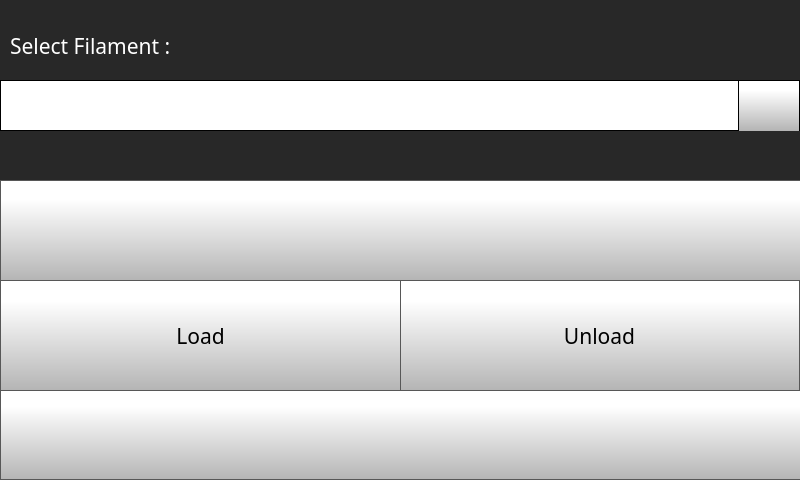
<?xml version="1.0" encoding="UTF-8"?>
<ui version="4.0">
 <class>Form</class>
 <widget class="QWidget" name="Form">
  <property name="geometry">
   <rect>
    <x>0</x>
    <y>0</y>
    <width>800</width>
    <height>480</height>
   </rect>
  </property>
  <property name="minimumSize">
   <size>
    <width>800</width>
    <height>480</height>
   </size>
  </property>
  <property name="maximumSize">
   <size>
    <width>800</width>
    <height>480</height>
   </size>
  </property>
  <property name="windowTitle">
   <string>Form</string>
  </property>
  <widget class="QStackedWidget" name="stackedWidget">
   <property name="geometry">
    <rect>
     <x>0</x>
     <y>0</y>
     <width>800</width>
     <height>480</height>
    </rect>
   </property>
   <property name="minimumSize">
    <size>
     <width>800</width>
     <height>480</height>
    </size>
   </property>
   <property name="maximumSize">
    <size>
     <width>800</width>
     <height>480</height>
    </size>
   </property>
   <property name="styleSheet">
    <string notr="true">background-color: rgb(40, 40, 40);
</string>
   </property>
   <property name="currentIndex">
    <number>0</number>
   </property>
   <widget class="QWidget" name="changeFilamentPage">
    <widget class="QPushButton" name="changeFilamentBackButton">
     <property name="geometry">
      <rect>
       <x>0</x>
       <y>389</y>
       <width>801</width>
       <height>91</height>
      </rect>
     </property>
     <property name="minimumSize">
      <size>
       <width>0</width>
       <height>0</height>
      </size>
     </property>
     <property name="font">
      <font>
       <family>Gotham</family>
       <pointsize>16</pointsize>
      </font>
     </property>
     <property name="styleSheet">
      <string notr="true">QPushButton {
     border: 1px solid rgb(87, 87, 87);
	background-color: qlineargradient(spread:pad, x1:0, y1:1, x2:0, y2:0.188, stop:0 rgba(180, 180, 180, 255), stop:1 rgba(255, 255, 255, 255));


}

QPushButton:pressed {
    background-color: qlineargradient(x1: 0, y1: 0, x2: 0, y2: 1,
                                      stop: 0 #dadbde, stop: 1 #f6f7fa);
}

QPushButton:flat {
    border: none; /* no border for a flat push button */
}

QPushButton:default {
    border-color: navy; /* make the default button prominent */
}

QPushButton:focus {
	outline: none;
}</string>
     </property>
     <property name="text">
      <string/>
     </property>
     <property name="icon">
      <iconset resource="../resources/resource.qrc">
       <normaloff>:/Navigation/img/Navigation/arrows-4.png</normaloff>:/Navigation/img/Navigation/arrows-4.png</iconset>
     </property>
     <property name="iconSize">
      <size>
       <width>70</width>
       <height>70</height>
      </size>
     </property>
     <property name="checkable">
      <bool>false</bool>
     </property>
     <property name="autoDefault">
      <bool>false</bool>
     </property>
     <property name="default">
      <bool>false</bool>
     </property>
     <property name="flat">
      <bool>false</bool>
     </property>
    </widget>
    <widget class="QPushButton" name="changeFilamentUnloadButton">
     <property name="geometry">
      <rect>
       <x>399</x>
       <y>280</y>
       <width>401</width>
       <height>111</height>
      </rect>
     </property>
     <property name="font">
      <font>
       <family>Gotham</family>
       <pointsize>16</pointsize>
      </font>
     </property>
     <property name="styleSheet">
      <string notr="true">QPushButton {
     border: 1px solid rgb(87, 87, 87);
	background-color: qlineargradient(spread:pad, x1:0, y1:1, x2:0, y2:0.188, stop:0 rgba(180, 180, 180, 255), stop:1 rgba(255, 255, 255, 255));


}

QPushButton:pressed {
    background-color: qlineargradient(x1: 0, y1: 0, x2: 0, y2: 1,
                                      stop: 0 #dadbde, stop: 1 #f6f7fa);
}

QPushButton:flat {
    border: none; /* no border for a flat push button */
}

QPushButton:default {
    border-color: navy; /* make the default button prominent */
}

QPushButton:focus {
	outline: none;
}</string>
     </property>
     <property name="text">
      <string>Unload</string>
     </property>
     <property name="icon">
      <iconset resource="../resources/resource.qrc">
       <normaloff>:/Icons/img/icons/unload.png</normaloff>:/Icons/img/icons/unload.png</iconset>
     </property>
     <property name="iconSize">
      <size>
       <width>70</width>
       <height>70</height>
      </size>
     </property>
    </widget>
    <widget class="QLabel" name="selectFilamentlabel">
     <property name="geometry">
      <rect>
       <x>10</x>
       <y>30</y>
       <width>431</width>
       <height>31</height>
      </rect>
     </property>
     <property name="font">
      <font>
       <family>Gotham</family>
       <pointsize>16</pointsize>
       <weight>50</weight>
       <bold>false</bold>
      </font>
     </property>
     <property name="styleSheet">
      <string notr="true">color: rgb(255, 255, 255);</string>
     </property>
     <property name="text">
      <string>Select Filament :</string>
     </property>
    </widget>
    <widget class="QPushButton" name="changeFilamentLoadButton">
     <property name="geometry">
      <rect>
       <x>0</x>
       <y>280</y>
       <width>401</width>
       <height>111</height>
      </rect>
     </property>
     <property name="font">
      <font>
       <family>Gotham</family>
       <pointsize>16</pointsize>
      </font>
     </property>
     <property name="styleSheet">
      <string notr="true">QPushButton {
     border: 1px solid rgb(87, 87, 87);
	background-color: qlineargradient(spread:pad, x1:0, y1:1, x2:0, y2:0.188, stop:0 rgba(180, 180, 180, 255), stop:1 rgba(255, 255, 255, 255));


}

QPushButton:pressed {
    background-color: qlineargradient(x1: 0, y1: 0, x2: 0, y2: 1,
                                      stop: 0 #dadbde, stop: 1 #f6f7fa);
}

QPushButton:flat {
    border: none; /* no border for a flat push button */
}

QPushButton:default {
    border-color: navy; /* make the default button prominent */
}

QPushButton:focus {
	outline: none;
}</string>
     </property>
     <property name="text">
      <string>Load</string>
     </property>
     <property name="icon">
      <iconset resource="../resources/resource.qrc">
       <normaloff>:/Icons/img/icons/load.png</normaloff>:/Icons/img/icons/load.png</iconset>
     </property>
     <property name="iconSize">
      <size>
       <width>70</width>
       <height>70</height>
      </size>
     </property>
    </widget>
    <widget class="QPushButton" name="toolToggleChangeFilamentButton">
     <property name="geometry">
      <rect>
       <x>0</x>
       <y>180</y>
       <width>801</width>
       <height>101</height>
      </rect>
     </property>
     <property name="minimumSize">
      <size>
       <width>0</width>
       <height>0</height>
      </size>
     </property>
     <property name="font">
      <font>
       <family>Gotham</family>
       <pointsize>16</pointsize>
      </font>
     </property>
     <property name="styleSheet">
      <string notr="true">QPushButton {
     border: 1px solid rgb(87, 87, 87);
	background-color: qlineargradient(spread:pad, x1:0, y1:1, x2:0, y2:0.188, stop:0 rgba(180, 180, 180, 255), stop:1 rgba(255, 255, 255, 255));
}

QPushButton:pressed {
    background-color: qlineargradient(x1: 0, y1: 0, x2: 0, y2: 1,
                                      stop: 0 #dadbde, stop: 1 #f6f7fa);
}

QPushButton:flat {
    border: none; /* no border for a flat push button */
}

QPushButton:default {
    border-color: navy; /* make the default button prominent */
}

QPushButton:focus {
	outline: none;
}</string>
     </property>
     <property name="text">
      <string/>
     </property>
     <property name="icon">
      <iconset resource="../resources/resource.qrc">
       <normaloff>:/Icons/img/icons/NozzleSelect_0.png</normaloff>:/Icons/img/icons/NozzleSelect_0.png</iconset>
     </property>
     <property name="iconSize">
      <size>
       <width>150</width>
       <height>100</height>
      </size>
     </property>
     <property name="checkable">
      <bool>true</bool>
     </property>
     <property name="checked">
      <bool>false</bool>
     </property>
     <property name="autoDefault">
      <bool>false</bool>
     </property>
     <property name="default">
      <bool>false</bool>
     </property>
     <property name="flat">
      <bool>false</bool>
     </property>
    </widget>
    <widget class="QComboBox" name="changeFilamentComboBox">
     <property name="geometry">
      <rect>
       <x>0</x>
       <y>80</y>
       <width>801</width>
       <height>51</height>
      </rect>
     </property>
     <property name="font">
      <font>
       <family>Gotham</family>
       <pointsize>16</pointsize>
      </font>
     </property>
     <property name="styleSheet">
      <string notr="true"> QScrollBar:vertical {
     border: 1px solid black;
border-radius: 5px;
	background-color: rgb(40,40,40);
     width: 80px;
     margin: 70px 0 70px 0;
 }
 QScrollBar::handle:vertical {
border-radius: 5px;
background: qlineargradient(spread:pad, x1:0, y1:1, x2:0, y2:0.188, stop:0 rgba(180, 180, 180, 255), stop:1 rgba(255, 255, 255, 255));
min-height: 20px;
 }
 QScrollBar::add-line:vertical {
     border: 1px solid black;
background: qlineargradient(spread:pad, x1:0, y1:1, x2:0, y2:0.188, stop:0 rgba(180, 180, 180, 255), stop:1 rgba(255, 255, 255, 255));
     height:65px;
border-radius: 5px;
     subcontrol-position: bottom;
     subcontrol-origin: margin;
 }

 QScrollBar::sub-line:vertical {
     border: 1px solid black;
background: qlineargradient(spread:pad, x1:0, y1:1, x2:0, y2:0.188, stop:0 rgba(180, 180, 180, 255), stop:1 rgba(255, 255, 255, 255));
     height: 65px;
border-radius: 5px;
     subcontrol-position: top;
     subcontrol-origin: margin;
 }

QScrollBar::up-arrow:vertical {
 image: url(:/Navigation/img/Navigation/arrows.png);
    width: 40px;
    height: 40px;
 padding: 5px;
 }
QScrollBar::down-arrow:vertical {
 image: url(:/Navigation/img/Navigation/arrows-5.png);
    width: 40px;
    height: 40px;
 padding: 5px;
 }

 QScrollBar::add-page:vertical, QScrollBar::sub-page:vertical {
     background: none;
 }

QComboBox {
border: 1px solid black;
    padding: 0px 18px 0px 3px;
    min-width: 6em;

}

QComboBox::item {
	color: rgb(0, 0, 0);
}

QComboBox:editable {
    background: white;
}

QComboBox:!editable, QComboBox::drop-down:editable {
background: white;
}

/* QComboBox gets the &quot;on&quot; state when the popup is open */
QComboBox:!editable:on, QComboBox::drop-down:editable:on {
background: white;
}


QComboBox::drop-down {
border-left: 1px solid black;
border-right: 1px solid black;
	background-color: qlineargradient(spread:pad, x1:0, y1:1, x2:0, y2:0.188, stop:0 rgba(180, 180, 180, 255), stop:1 rgba(255, 255, 255, 255));
    width: 60px;
     height: 50px;

}

QComboBox::down-arrow {

image: url(:/Navigation/img/Navigation/arrows-5.png);
width: 30px;
height: 30px;

}
</string>
     </property>
     <property name="editable">
      <bool>false</bool>
     </property>
     <property name="maxVisibleItems">
      <number>8</number>
     </property>
     <property name="iconSize">
      <size>
       <width>30</width>
       <height>30</height>
      </size>
     </property>
    </widget>
   </widget>
   <widget class="QWidget" name="changeFilamentProgressPage">
    <widget class="QLabel" name="changeFilamentNameOperation">
     <property name="geometry">
      <rect>
       <x>0</x>
       <y>0</y>
       <width>471</width>
       <height>61</height>
      </rect>
     </property>
     <property name="font">
      <font>
       <family>Gotham</family>
       <pointsize>16</pointsize>
       <weight>50</weight>
       <bold>false</bold>
      </font>
     </property>
     <property name="styleSheet">
      <string notr="true">color: rgb(255, 255, 255);</string>
     </property>
     <property name="text">
      <string>Loading Filament</string>
     </property>
    </widget>
    <widget class="QPushButton" name="changeFilamentBackButton2">
     <property name="geometry">
      <rect>
       <x>0</x>
       <y>350</y>
       <width>801</width>
       <height>131</height>
      </rect>
     </property>
     <property name="font">
      <font>
       <family>Gotham</family>
       <pointsize>16</pointsize>
      </font>
     </property>
     <property name="styleSheet">
      <string notr="true">QPushButton {
     border: 1px solid rgb(87, 87, 87);
	background-color: qlineargradient(spread:pad, x1:0, y1:1, x2:0, y2:0.188, stop:0 rgba(180, 180, 180, 255), stop:1 rgba(255, 255, 255, 255));


}

QPushButton:pressed {
    background-color: qlineargradient(x1: 0, y1: 0, x2: 0, y2: 1,
                                      stop: 0 #dadbde, stop: 1 #f6f7fa);
}

QPushButton:flat {
    border: none; /* no border for a flat push button */
}

QPushButton:default {
    border-color: navy; /* make the default button prominent */
}

QPushButton:focus {
	outline: none;
}</string>
     </property>
     <property name="text">
      <string/>
     </property>
     <property name="icon">
      <iconset resource="../resources/resource.qrc">
       <normaloff>:/Navigation/img/Navigation/arrows-4.png</normaloff>:/Navigation/img/Navigation/arrows-4.png</iconset>
     </property>
     <property name="iconSize">
      <size>
       <width>70</width>
       <height>70</height>
      </size>
     </property>
    </widget>
    <widget class="QProgressBar" name="changeFilamentProgress">
     <property name="geometry">
      <rect>
       <x>0</x>
       <y>270</y>
       <width>801</width>
       <height>81</height>
      </rect>
     </property>
     <property name="font">
      <font>
       <family>Gotham</family>
       <pointsize>16</pointsize>
       <weight>50</weight>
       <italic>false</italic>
       <bold>false</bold>
       <stylestrategy>PreferAntialias</stylestrategy>
      </font>
     </property>
     <property name="styleSheet">
      <string notr="true">QProgressBar::chunk {

	background-color: qlineargradient(spread:pad, x1:0, y1:0.517, x2:0, y2:0.512, stop:0 rgba(255, 28, 35, 255), stop:1 rgba(255, 68, 74, 255));
border-bottom-right-radius: 15px;
border-top-right-radius: 15px;
}

QProgressBar {
    border: 1px solid rgb(87, 87, 87);
 /*  border-bottom-left-radius: 10px;
 border-bottom-right-radius: 10px;*/
	background-color: qlineargradient(spread:pad, x1:0, y1:1, x2:0, y2:0, stop:0 rgba(150, 150, 150, 255), stop:1 rgba(180, 180, 180, 255));
}
</string>
     </property>
     <property name="maximum">
      <number>100</number>
     </property>
     <property name="value">
      <number>0</number>
     </property>
     <property name="alignment">
      <set>Qt::AlignCenter</set>
     </property>
     <property name="textVisible">
      <bool>true</bool>
     </property>
     <property name="orientation">
      <enum>Qt::Horizontal</enum>
     </property>
     <property name="format">
      <string>%p%</string>
     </property>
    </widget>
    <widget class="QLabel" name="changeFilamentStatus">
     <property name="geometry">
      <rect>
       <x>10</x>
       <y>220</y>
       <width>471</width>
       <height>31</height>
      </rect>
     </property>
     <property name="font">
      <font>
       <family>Gotham</family>
       <pointsize>16</pointsize>
       <weight>50</weight>
       <bold>false</bold>
      </font>
     </property>
     <property name="styleSheet">
      <string notr="true">color: rgb(255, 255, 255);</string>
     </property>
     <property name="text">
      <string>Heating ...</string>
     </property>
    </widget>
    <widget class="QLabel" name="label_2">
     <property name="geometry">
      <rect>
       <x>330</x>
       <y>60</y>
       <width>121</width>
       <height>121</height>
      </rect>
     </property>
     <property name="font">
      <font>
       <family>Gotham</family>
       <pointsize>16</pointsize>
      </font>
     </property>
     <property name="styleSheet">
      <string notr="true">background-color: rgba(255, 255, 255, 0);</string>
     </property>
     <property name="text">
      <string/>
     </property>
     <property name="pixmap">
      <pixmap resource="../resources/resource.qrc">:/Icons/img/icons/changeFilament2.png</pixmap>
     </property>
     <property name="scaledContents">
      <bool>true</bool>
     </property>
    </widget>
   </widget>
   <widget class="QWidget" name="changeFilamentLoadPage">
    <widget class="QPushButton" name="changeFilamentBackButton3">
     <property name="geometry">
      <rect>
       <x>380</x>
       <y>360</y>
       <width>421</width>
       <height>121</height>
      </rect>
     </property>
     <property name="font">
      <font>
       <family>Gotham</family>
       <pointsize>13</pointsize>
      </font>
     </property>
     <property name="styleSheet">
      <string notr="true">QPushButton {
     border: 1px solid rgb(87, 87, 87);
	background-color: qlineargradient(spread:pad, x1:0, y1:1, x2:0, y2:0.188, stop:0 rgba(180, 180, 180, 255), stop:1 rgba(255, 255, 255, 255));


}

QPushButton:pressed {
    background-color: qlineargradient(x1: 0, y1: 0, x2: 0, y2: 1,
                                      stop: 0 #dadbde, stop: 1 #f6f7fa);
}

QPushButton:flat {
    border: none; /* no border for a flat push button */
}

QPushButton:default {
    border-color: navy; /* make the default button prominent */
}

QPushButton:focus {
	outline: none;
}</string>
     </property>
     <property name="text">
      <string/>
     </property>
     <property name="icon">
      <iconset resource="../resources/resource.qrc">
       <normaloff>:/Navigation/img/Navigation/arrows-4.png</normaloff>:/Navigation/img/Navigation/arrows-4.png</iconset>
     </property>
     <property name="iconSize">
      <size>
       <width>70</width>
       <height>70</height>
      </size>
     </property>
    </widget>
    <widget class="QPushButton" name="loadedTillExtruderButton">
     <property name="geometry">
      <rect>
       <x>0</x>
       <y>360</y>
       <width>381</width>
       <height>121</height>
      </rect>
     </property>
     <property name="font">
      <font>
       <family>Gotham</family>
       <pointsize>16</pointsize>
      </font>
     </property>
     <property name="styleSheet">
      <string notr="true">QPushButton {
     border: 1px solid rgb(87, 87, 87);
	background-color: qlineargradient(spread:pad, x1:0, y1:1, x2:0, y2:0.188, stop:0 rgba(180, 180, 180, 255), stop:1 rgba(255, 255, 255, 255));


}

QPushButton:pressed {
    background-color: qlineargradient(x1: 0, y1: 0, x2: 0, y2: 1,
                                      stop: 0 #dadbde, stop: 1 #f6f7fa);
}

QPushButton:flat {
    border: none; /* no border for a flat push button */
}

QPushButton:default {
    border-color: navy; /* make the default button prominent */
}

QPushButton:focus {
	outline: none;
}</string>
     </property>
     <property name="text">
      <string>Done</string>
     </property>
     <property name="iconSize">
      <size>
       <width>40</width>
       <height>40</height>
      </size>
     </property>
    </widget>
    <widget class="QLabel" name="feedFilamentlabel_62">
     <property name="geometry">
      <rect>
       <x>20</x>
       <y>180</y>
       <width>771</width>
       <height>121</height>
      </rect>
     </property>
     <property name="font">
      <font>
       <family>Gotham Light</family>
       <pointsize>14</pointsize>
       <weight>50</weight>
       <bold>false</bold>
      </font>
     </property>
     <property name="styleSheet">
      <string notr="true">color: rgb(255, 255, 255);
background-color: rgba(255, 255, 255, 0);</string>
     </property>
     <property name="text">
      <string>Incase filament cannot be pushed beyond a point, and is not being automatically pulled, check extruder for issues. </string>
     </property>
     <property name="wordWrap">
      <bool>true</bool>
     </property>
    </widget>
    <widget class="QLabel" name="feedFilamentlabel_60">
     <property name="geometry">
      <rect>
       <x>20</x>
       <y>80</y>
       <width>801</width>
       <height>31</height>
      </rect>
     </property>
     <property name="font">
      <font>
       <family>Gotham Light</family>
       <pointsize>14</pointsize>
       <weight>50</weight>
       <bold>false</bold>
      </font>
     </property>
     <property name="styleSheet">
      <string notr="true">color: rgb(255, 255, 255);
background-color: rgba(255, 255, 255, 0);</string>
     </property>
     <property name="text">
      <string>Insert the Filament into filament side motor,</string>
     </property>
    </widget>
    <widget class="QLabel" name="feedFilamentlabel_64">
     <property name="geometry">
      <rect>
       <x>20</x>
       <y>120</y>
       <width>801</width>
       <height>31</height>
      </rect>
     </property>
     <property name="font">
      <font>
       <family>Gotham Light</family>
       <pointsize>14</pointsize>
       <weight>50</weight>
       <bold>false</bold>
      </font>
     </property>
     <property name="styleSheet">
      <string notr="true">color: rgb(255, 255, 255);
background-color: rgba(255, 255, 255, 0);</string>
     </property>
     <property name="text">
      <string>untill the filament gets pulls automatically.</string>
     </property>
    </widget>
    <widget class="QLabel" name="feedFilamentlabel_61">
     <property name="geometry">
      <rect>
       <x>20</x>
       <y>160</y>
       <width>691</width>
       <height>31</height>
      </rect>
     </property>
     <property name="font">
      <font>
       <family>Gotham Light</family>
       <pointsize>14</pointsize>
       <weight>50</weight>
       <bold>false</bold>
      </font>
     </property>
     <property name="styleSheet">
      <string notr="true">color: rgb(255, 255, 255);
background-color: rgba(255, 255, 255, 0);</string>
     </property>
     <property name="text">
      <string>Press &quot;DONE&quot; when the filament starts to get pulled</string>
     </property>
    </widget>
   </widget>
   <widget class="QWidget" name="changeFilamentExtrudePage">
    <widget class="QLabel" name="feedFilamentlabel">
     <property name="geometry">
      <rect>
       <x>0</x>
       <y>10</y>
       <width>461</width>
       <height>31</height>
      </rect>
     </property>
     <property name="font">
      <font>
       <family>Gotham</family>
       <pointsize>16</pointsize>
       <weight>50</weight>
       <bold>false</bold>
      </font>
     </property>
     <property name="styleSheet">
      <string notr="true">color: rgb(255, 255, 255);
background-color: rgba(255, 255, 255, 0);</string>
     </property>
     <property name="text">
      <string>Feed Filament into Extruder</string>
     </property>
    </widget>
    <widget class="QPushButton" name="loadDoneButton">
     <property name="geometry">
      <rect>
       <x>0</x>
       <y>360</y>
       <width>801</width>
       <height>121</height>
      </rect>
     </property>
     <property name="font">
      <font>
       <family>Gotham</family>
       <pointsize>16</pointsize>
      </font>
     </property>
     <property name="styleSheet">
      <string notr="true">QPushButton {
     border: 1px solid rgb(87, 87, 87);
	background-color: qlineargradient(spread:pad, x1:0, y1:1, x2:0, y2:0.188, stop:0 rgba(180, 180, 180, 255), stop:1 rgba(255, 255, 255, 255));


}

QPushButton:pressed {
    background-color: qlineargradient(x1: 0, y1: 0, x2: 0, y2: 1,
                                      stop: 0 #dadbde, stop: 1 #f6f7fa);
}

QPushButton:flat {
    border: none; /* no border for a flat push button */
}

QPushButton:default {
    border-color: navy; /* make the default button prominent */
}

QPushButton:focus {
	outline: none;
}</string>
     </property>
     <property name="text">
      <string>Done</string>
     </property>
     <property name="iconSize">
      <size>
       <width>40</width>
       <height>40</height>
      </size>
     </property>
    </widget>
    <widget class="QLabel" name="feedFilamentlabel_2">
     <property name="geometry">
      <rect>
       <x>0</x>
       <y>80</y>
       <width>831</width>
       <height>31</height>
      </rect>
     </property>
     <property name="font">
      <font>
       <family>Gotham</family>
       <pointsize>16</pointsize>
       <weight>50</weight>
       <bold>false</bold>
      </font>
     </property>
     <property name="styleSheet">
      <string notr="true">color: rgb(255, 255, 255);
background-color: rgba(255, 255, 255, 0);</string>
     </property>
     <property name="text">
      <string>Click &quot;Done&quot; when filament starts coming out of the nozzle</string>
     </property>
    </widget>
    <widget class="QLabel" name="feedFilamentlabel_6">
     <property name="geometry">
      <rect>
       <x>10</x>
       <y>240</y>
       <width>761</width>
       <height>101</height>
      </rect>
     </property>
     <property name="font">
      <font>
       <family>Gotham Light</family>
       <pointsize>14</pointsize>
       <weight>50</weight>
       <bold>false</bold>
      </font>
     </property>
     <property name="styleSheet">
      <string notr="true">color: rgb(255, 255, 255);
background-color: rgba(255, 255, 255, 0);</string>
     </property>
     <property name="text">
      <string>Incase Filament is not getting extruded even after waiting for 2-3 minutes, Check extruders at the filament chamber as well as on the carriage for issues.</string>
     </property>
     <property name="wordWrap">
      <bool>true</bool>
     </property>
    </widget>
    <widget class="QLabel" name="feedFilamentlabel_8">
     <property name="geometry">
      <rect>
       <x>10</x>
       <y>140</y>
       <width>761</width>
       <height>101</height>
      </rect>
     </property>
     <property name="font">
      <font>
       <family>Gotham Light</family>
       <pointsize>14</pointsize>
       <weight>50</weight>
       <bold>false</bold>
      </font>
     </property>
     <property name="styleSheet">
      <string notr="true">color: rgb(255, 255, 255);
background-color: rgba(255, 255, 255, 0);</string>
     </property>
     <property name="text">
      <string>Wait for approximately 2-3 minutes for the filament to reach the extruder on the carriage. </string>
     </property>
     <property name="wordWrap">
      <bool>true</bool>
     </property>
    </widget>
   </widget>
   <widget class="QWidget" name="changeFilamentRetractPage">
    <widget class="QLabel" name="feedFilamentlabel_3">
     <property name="geometry">
      <rect>
       <x>10</x>
       <y>100</y>
       <width>511</width>
       <height>31</height>
      </rect>
     </property>
     <property name="font">
      <font>
       <family>Gotham Light</family>
       <pointsize>16</pointsize>
       <weight>50</weight>
       <bold>false</bold>
      </font>
     </property>
     <property name="styleSheet">
      <string notr="true">color: rgb(255, 255, 255);
background-color: rgba(255, 255, 255, 0);</string>
     </property>
     <property name="text">
      <string>Click &quot;Done&quot; when filament is retracted</string>
     </property>
    </widget>
    <widget class="QPushButton" name="unloadDoneButton">
     <property name="geometry">
      <rect>
       <x>0</x>
       <y>360</y>
       <width>801</width>
       <height>121</height>
      </rect>
     </property>
     <property name="font">
      <font>
       <family>Gotham</family>
       <pointsize>16</pointsize>
      </font>
     </property>
     <property name="styleSheet">
      <string notr="true">QPushButton {
     border: 1px solid rgb(87, 87, 87);
	background-color: qlineargradient(spread:pad, x1:0, y1:1, x2:0, y2:0.188, stop:0 rgba(180, 180, 180, 255), stop:1 rgba(255, 255, 255, 255));


}

QPushButton:pressed {
    background-color: qlineargradient(x1: 0, y1: 0, x2: 0, y2: 1,
                                      stop: 0 #dadbde, stop: 1 #f6f7fa);
}

QPushButton:flat {
    border: none; /* no border for a flat push button */
}

QPushButton:default {
    border-color: navy; /* make the default button prominent */
}

QPushButton:focus {
	outline: none;
}</string>
     </property>
     <property name="text">
      <string>Done</string>
     </property>
     <property name="iconSize">
      <size>
       <width>40</width>
       <height>40</height>
      </size>
     </property>
    </widget>
    <widget class="QLabel" name="feedFilamentlabel_9">
     <property name="geometry">
      <rect>
       <x>10</x>
       <y>130</y>
       <width>761</width>
       <height>131</height>
      </rect>
     </property>
     <property name="font">
      <font>
       <family>Gotham Light</family>
       <pointsize>14</pointsize>
       <weight>50</weight>
       <bold>false</bold>
      </font>
     </property>
     <property name="styleSheet">
      <string notr="true">color: rgb(255, 255, 255);
background-color: rgba(255, 255, 255, 0);</string>
     </property>
     <property name="text">
      <string>Wait for approximately 2-3 minutes for the filament to get retracted from the carriage extruder as well as the external extruder</string>
     </property>
     <property name="wordWrap">
      <bool>true</bool>
     </property>
    </widget>
    <widget class="QLabel" name="feedFilamentlabel_7">
     <property name="geometry">
      <rect>
       <x>10</x>
       <y>260</y>
       <width>761</width>
       <height>101</height>
      </rect>
     </property>
     <property name="font">
      <font>
       <family>Gotham Light</family>
       <pointsize>14</pointsize>
       <weight>50</weight>
       <bold>false</bold>
      </font>
     </property>
     <property name="styleSheet">
      <string notr="true">color: rgb(255, 255, 255);
background-color: rgba(255, 255, 255, 0);</string>
     </property>
     <property name="text">
      <string>Incase Filament is not getting retracted even after waiting for 2-3 minutes, Check the external extruders as well as on the carriage extruders for issues.</string>
     </property>
     <property name="wordWrap">
      <bool>true</bool>
     </property>
    </widget>
    <widget class="QLabel" name="feedFilamentlabel_4">
     <property name="geometry">
      <rect>
       <x>10</x>
       <y>10</y>
       <width>461</width>
       <height>31</height>
      </rect>
     </property>
     <property name="font">
      <font>
       <family>Gotham Light</family>
       <pointsize>16</pointsize>
       <weight>50</weight>
       <bold>false</bold>
      </font>
     </property>
     <property name="styleSheet">
      <string notr="true">color: rgb(255, 255, 255);
background-color: rgba(255, 255, 255, 0);</string>
     </property>
     <property name="text">
      <string>Retract Filament From Extruder</string>
     </property>
    </widget>
   </widget>
  </widget>
 </widget>
 <resources>
  <include location="../resources/resource.qrc"/>
  <include location="../resources/resource.qrc"/>
 </resources>
 <connections/>
</ui>
